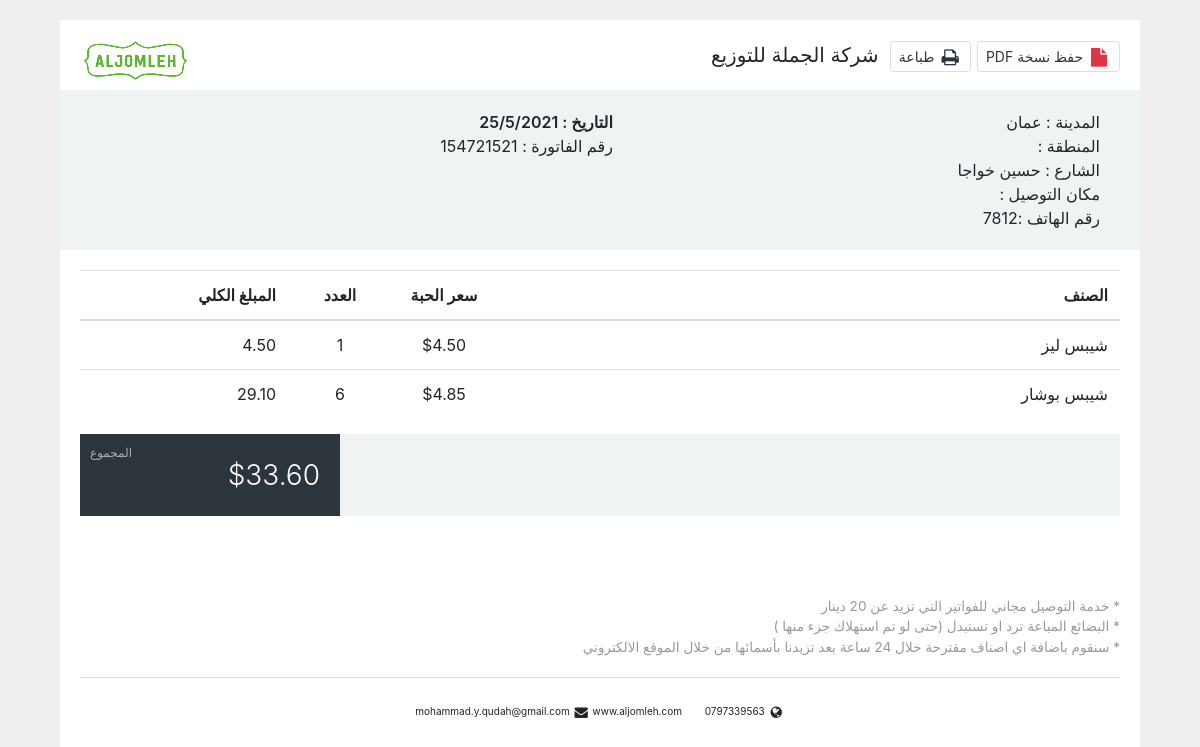
Screenshot of /bill/71/ (signed in) with the database file from the repository.
### store/models.py (models this page shows, shortened)
class ShippingAddress(models.Model):
    customer = models.ForeignKey(Customer , on_delete=models.SET_NULL,null=True)
    order = models.ForeignKey(Order , on_delete=models.SET_NULL,null=True)
    city = models.CharField(max_length=50,null=False)
    Region= models.CharField(max_length=50,null=False)
    street = models.CharField(max_length=50,null=False)
    place = models.CharField(max_length=50,null=False)

class Customer (models.Model):
    user = models.OneToOneField(User , null=True , blank=True , on_delete=models.CASCADE)
    name =models.CharField(max_length=50 , null=True)
    email = models.CharField(max_length=50)
    Address=models.CharField(max_length=200)
    phone = models.IntegerField(null=True)

class OrderItem (models.Model):
    product=models.ForeignKey(Product,on_delete=models.SET_NULL, blank=True, null=True)
    order=models.ForeignKey(Order,on_delete=models.SET_NULL, blank=True, null=True)
    quantity  =models.IntegerField(default=0, null=True, blank=True)
    flavor =models.ForeignKey('flavor', null=True  ,blank=True, on_delete=models.CASCADE)
    date = models.DateField(auto_now_add=True)

class Product(models.Model):
    name = models.CharField(max_length=40)
    price =models.DecimalField(max_digits=7, decimal_places=2)
    size = models.CharField(max_length=10)
    category =models.ForeignKey(Category, null=True ,  blank=True  , on_delete=models.SET_NULL)
    brand =models.ForeignKey(Brand, null=True ,  blank=True , on_delete=models.SET_NULL)
    flavor =models.ForeignKey(Flavor, null=True  , on_delete=models.CASCADE)
    image=models.ImageField(null=True, blank=True)

### store/views.py (the view)
# urls.py: path('bill/<str:pk>/', views.bill, name="bill"),
def bill(request,pk):
    if request.user.is_authenticated:
        order=Order.objects.get(id=pk)
        items = order.orderitem_set.all()
        customer =order.customer
        address = ShippingAddress.objects.filter(customer=customer)
        for i in address:
            print (i.city)
        total = 0
        for item in items:
            total = item.product.price * item.quantity + total
        products =Product.objects.all()
        context = {"items":items , "total":total,  "address":i , "customer":customer}
        return render(request, 'store/bill.html', context)
    else:
        return HttpResponse('<h1> please login </h1>')

### store/templates/store/bill.html (shortened to what this page needs)
{% load static %}
{% load mathfilters %}
<!DOCTYPE html>
<html lang="en">
<head>
    <link rel="stylesheet" href="{% static 'css/bootstrap.min.css' %}">
    <link rel="stylesheet" type="text/css" href="{% static 'css/bill.css' %}">
    <link rel="stylesheet" href="{% static 'css/bootstrap-rtl.css' %}">
</head>
<body>
<link href="https://maxcdn.bootstrapcdn.com/font-awesome/4.3.0/css/font-awesome.min.css" rel="stylesheet">
<div class="container">
   <div class="col-md-12">
      <div class="invoice">
         <div class="invoice-company text-inverse f-w-600">
            <span class="pull-right hidden-print">
            <a href="javascript:;" class="btn btn-sm btn-white m-b-10 p-l-5"><i class="fa fa-file t-plus-1 text-danger fa-fw fa-lg"></i> حفظ نسخة PDF</a>
            <a href="javascript:;" onclick="window.print()" class="btn btn-sm btn-white m-b-10 p-l-5"><i class="fa fa-print t-plus-1 fa-fw fa-lg"></i> طباعة</a>
            </span>
            &nbsp
            شركة الجملة للتوزيع
            <a style="float: left" class="logo"><img src="{% static 'images/logo.png' %}" alt="logo"></a>
         </div>
         <div class="invoice-header">
            <div class="invoice-to">
                  المدينة : {{address.city}}<br>
                  المنطقة : {{address.Region}}<br>
                  الشارع :  {{address.street}}<br>
                  مكان التوصيل : {{address.place}} <br>
                رقم الهاتف :{{customer.phone}}<br>
            </div>
            <div class="invoice-date">
               <div class="date text-inverse m-t-5">التاريخ : 25/5/2021 </div>
               <div class="invoice-detail">
                  رقم الفاتورة : 154721521<br>
               </div>
            </div>
         </div>
         <div class="invoice-content">
            <div class="table-responsive">
               <table class="table table-invoice">
                  <thead>
                     <tr>
                        <th>الصنف</th>
                        <th class="text-center" width="10%">سعر الحبة</th>
                        <th class="text-center" width="10%">العدد</th>
                        <th class="text-right" width="20%">المبلغ الكلي</th>
                     </tr>
                  </thead>
                  <tbody>
                     {% for item in items %}
                     <tr>
                        <td>
                           <span class="text-inverse">{{item.product.name}} </span><br>
                        </td>
                        <td class="text-center">${{item.product.price}}</td>
                        <td class="text-center">{{item.quantity}}</td>
                        <td class="text-right">
                           {{ item.product.price|mul:item.quantity }}
</td>
                     </tr>
                {% endfor %}
                  </tbody>
               </table>
            </div>
            <div class="invoice-price">
               <div class="invoice-price-left">
               </div>
               <div class="invoice-price-right">
                  <small>المجموع</small> <span class="f-w-600">${{total}}</span>
               </div>
            </div>
         </div>
         <div class="invoice-note">
            * خدمة التوصيل مجاني للفواتير التي تزيد عن 20 دينار<br>
            * البضائع المباعة ترد او تستبدل  (حتى لو تم استهلاك جزء منها )<br>
            * سنقوم باضافة اي اصناف مقترحة خلال 24 ساعة بعد تزيدنا بأسمائها من خلال الموقع الالكتروني
         </div>
         <div class="invoice-footer">
            <p class="text-center">
               <span class="m-r-10"><i class="fa fa-fw fa-lg fa-globe"></i> 0797339563</span>
               <span class="m-r-10"> mohammad.y.qudah@gmail.com</span>
               <span class="m-r-10"><i class="fa fa-fw fa-lg fa-envelope"></i> www.aljomleh.com</span>
            </p>
         </div>
      </div>
   </div>
</div>
</body>
</html>

### static/css/bill.css (style rules this page uses)
body { margin-top:20px; background:#eee; }
.invoice { background: #fff; padding: 20px }
.invoice-company { font-size: 20px }
.invoice-header { margin: 0 -20px; background: #f0f3f4; padding: 20px }
.invoice-date, .invoice-from, .invoice-to { display: table-cell; width: 1% }
.invoice-from, .invoice-to { padding-right: 20px }
.invoice-date .date, .invoice-from strong, .invoice-to strong { font-size: 16px; font-weight: 600 }
.invoice-date { text-align: right; padding-left: 20px }
.invoice-price { background: #f0f3f4; display: table; width: 100% }
.invoice-price .invoice-price-left, .invoice-price .invoice-price-right { display: table-cell; padding: 20px; font-size: 20px; font-weight: 600; width: 75%; position: relative; vertical-align: middle }
.invoice-price small { font-size: 12px; font-weight: 400; display: block }
.invoice-price .invoice-price-right { width: 25%; background: #2d353c; color: #fff; font-size: 28px; text-align: right; vertical-align: bottom; font-weight: 300 }
.invoice-price .invoice-price-right small { display: block; opacity: .6; position: absolute; top: 10px; left: 10px; font-size: 12px }
.invoice-footer { border-top: 1px solid #ddd; padding-top: 10px; font-size: 10px }
.invoice-note { color: #999; margin-top: 80px; font-size: 85% }
.invoice>div:not(.invoice-footer) { margin-bottom: 20px }
.btn.btn-white, .btn.btn-white.disabled, .btn.btn-white.disabled:focus, .btn.btn-white.disabled:hover, .btn.btn-white[disabled], .btn.btn-white[disabled]:focus, .btn.btn-white[disabled]:hover { color: #2d353c; background: #fff; border-color: #d9dfe3; }

### rows the page displays
ShippingAddress: city "عمان", street "حسين خواجا"
Customer: phone "7812"
OrderItem: product.name "شيبس ليز", product.price "4.50", quantity "1", product.price|mul "4.50"
OrderItem: product.name "شيبس بوشار", product.price "4.85", quantity "6", product.price|mul "29.10"

### other values shown
{{ total }} "33.60"
